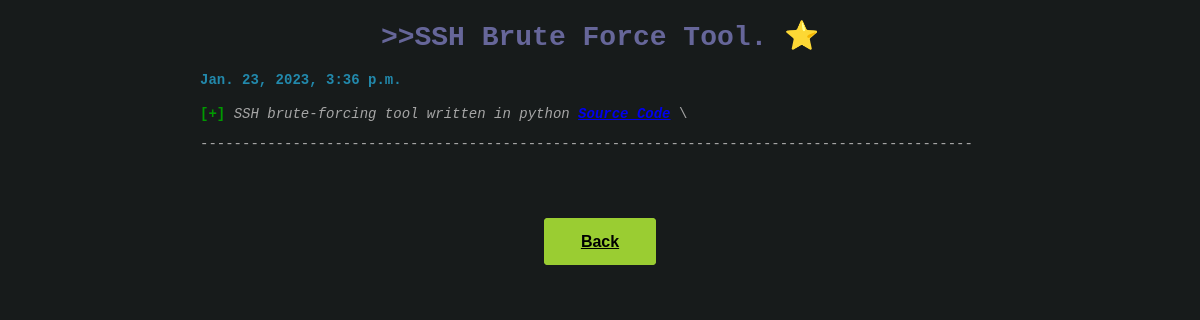
Screenshot of /projects/7/ with the database file from the repository.
### project/models.py (models this page shows, shortened)
class Projects(models.Model):
    title = models.CharField(max_length=250)
    description = models.TextField()
    image = models.ImageField(upload_to='images', blank=True, null=True)
    date = models.DateTimeField(blank=True, null=True,default=timezone.now)

### project/views.py (the view)
# urls.py: path('<int:project_id>/', views.detail_project, name='detail_project'),
def detail_project(request, project_id):
    projects = get_object_or_404(Projects, pk=project_id)
    return render(request, './detail_project.html',{'projects':projects})

### project/templates/detail_project.html (shortened to what this page needs)
<!DOCTYPE html>
<html lang="en">
<head>
    {% load static %}
    <link rel="stylesheet" href="{% static 'css/index.css' %}">
</head>
<body>
<center>
<h1 class="text-center mt-5" id="blogdetailtitle" style="color: #666699;"> >>{{ projects.title }}</h1>
</center>
<h4 class="text-center text-muted mb-5" style="color: #2289ac;" >{{ projects.date }}</h4>
<b style="color: #009900;">[+]</b> <em>{{projects.description|safe}}</em>
\
<p>--------------------------------------------------------------------------------------------</p>
<br></br>
<br></br>
<center>
<a class='btn' href="{% url 'projects:projects' %}" class="btn btn-warning">Back</a>
</center>
</body>
</html>

### LandingPage/static/css/index.css (style rules this page uses)
body { background-color: #171b1b; margin: 0 auto; color: #a6a6a6; padding: 0; font-family: monospace; width: 800px; font-size: 14px; }
.btn { color: black; background: yellowgreen; border: 3px solid yellowgreen; min-height: 48px; padding: 12px 34px; border-radius: 4px; font-weight: 600; font-family: plex-sans,sans-serif; font-size: 16px; line-height: 24px; margin: 0; box-sizing: border-box; cursor: pointer; }

### rows the page displays
Projects: title "SSH Brute Force Tool. ⭐", date "Jan. 23, 2023, 3:36 p.m.", description "SSH brute-forcing tool written in python"
